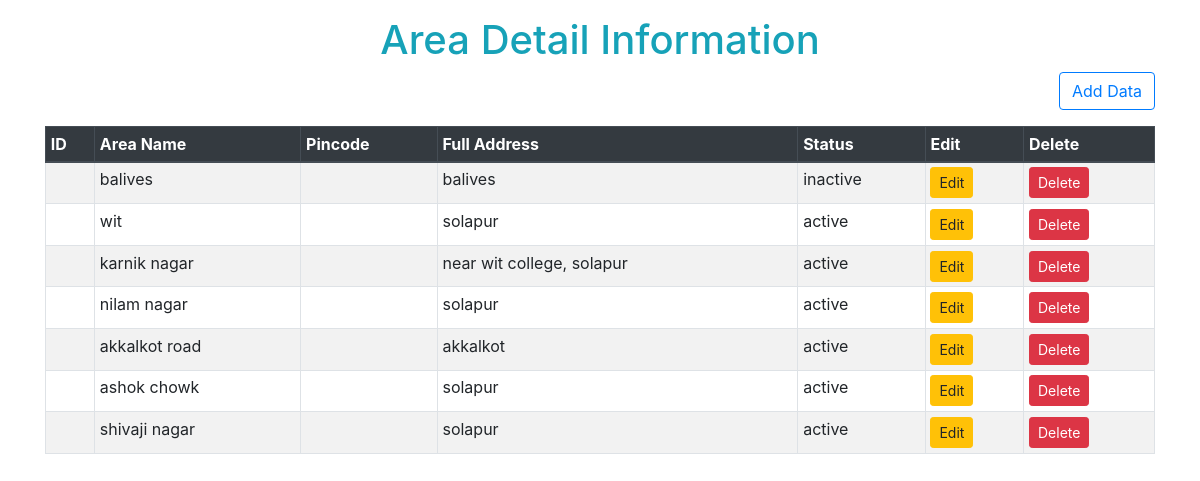
The app's page /pintu/area_fetch.php with its own data.
### tables this page shows
CREATE TABLE `area` (
  `area_id` int(11) NOT NULL,
  `name` varchar(255) NOT NULL,
  `pincode` int(10) NOT NULL,
  `full_address` varchar(255) NOT NULL,
  `status` enum('active','inactive') NOT NULL
);

### pintu/area_fetch.php (the view, shortened to what this page needs)
<?php
include('connection.php');
?>
<!doctype html>
<html lang="en">
  <head>
    <link rel="stylesheet" href="https://stackpath.bootstrapcdn.com/bootstrap/4.3.1/css/bootstrap.min.css">
  </head>
  <body>
      <div class="container">
       <div class="row">
        <div class="col-sm-12 mt-3">
            <h1 class="text-center text-info">Area Detail Information</h1>
            <a href="area.php" class="float-right btn btn btn-outline-primary mb-3">Add Data</a>
        <?php
            $sql = "SELECT * FROM area";
          $result = mysqli_query($conn, $sql);
          if(mysqli_num_rows($result)>0)
          {
            echo '<table class="table table-bordered table-sm table-striped">';
              echo "<thead class='thead-dark'>";
                echo "<tr>";
                  echo "<th>ID</th>";
                  echo "<th>Area Name</th>";
                  echo "<th>Pincode</th>";
                  echo "<th>Full Address</th>";
                  echo "<th>Status</th>";
                  echo "<th>Edit</th>";
                  echo "<th>Delete</th>";
                echo "</tr>";
              echo "</thead>";
              echo "<tbody>";
                while($row = mysqli_fetch_assoc($result)){
                  echo "<tr>";
                  echo "<td>" .$row["id"] ."</td>";
                  echo "<td>" .$row["name"] ."</td>";
                  echo "<td>" .$row["pin"]."</td>";
                  echo "<td>" .$row["full_address"]."</td>";
                  echo "<td>" .$row["status"]."</td>";
                  echo "<td>
                  <a href='area_update.php?id=".$row["id"]."'class='btn btn-warning btn-sm'>Edit</a>
                  </td>";
                  echo '<td><form action="" method="POST"><input type="hidden" name="id" value='. $row["id"] . '><input type="submit" class="btn btn-sm btn-danger" name="delete" value="Delete"></form></td>';
                  echo "</tr>";
                }
              } else
              {
                echo "0 Results";
          }
          ?>
        </div>
       </div>
      </div>
  </body>
</html>

### records on screen
area: name "balives", full_address "balives", status "inactive"
area: name "wit", full_address "solapur", status "active"
area: name "karnik nagar", full_address "near wit college, solapur", status "active"
area: name "nilam nagar", full_address "solapur", status "active"
area: name "akkalkot road", full_address "akkalkot", status "active"
area: name "ashok chowk", full_address "solapur", status "active"
area: name "shivaji nagar", full_address "solapur", status "active"
